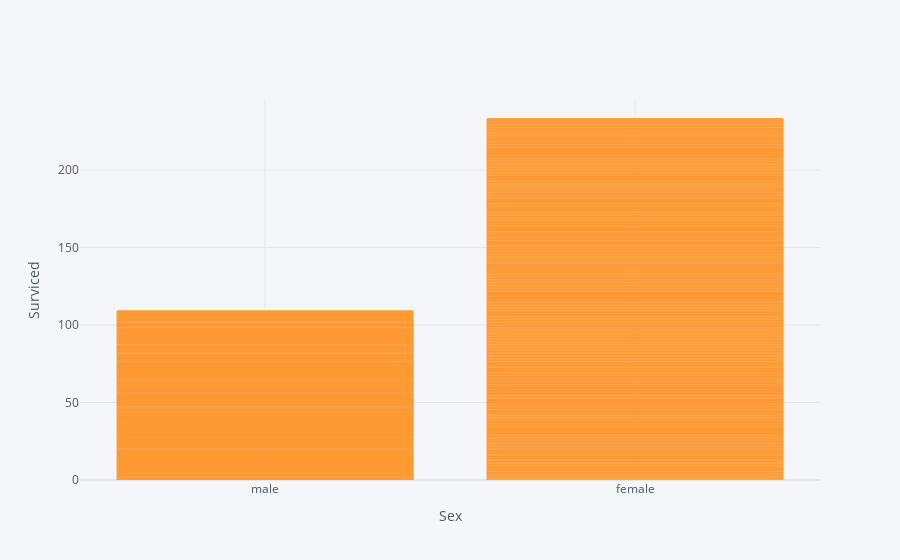

Here is the notebook cell this chart was saved with:
### Code cell
df1.iplot(x = 'sex', y = 'survived', kind = 'bar', xTitle = "Sex", yTitle = "Surviced")

### Figure 1 — Plotly figure (JSON) as saved in the notebook; plotly's stock layout.template omitted (floating-point values rounded to 4 significant figures; data arrays with more than 128 entries replaced by an {"elided": "..."} marker saying what was removed)
{"data": [{"marker": {"color": "rgba(255, 153, 51, 0.6)", "line": {"color": "rgba(255, 153, 51, 1.0)", "width": 1}}, "name": "survived", "orientation": "v", "text": "", "type": "bar", "x": {"elided": "891 str values"}, "y": {"elided": "891 int values"}}], "layout": {"legend": {"bgcolor": "#F5F6F9", "font": {"color": "#4D5663"}}, "paper_bgcolor": "#F5F6F9", "plot_bgcolor": "#F5F6F9", "title": {"font": {"color": "#4D5663"}}, "xaxis": {"gridcolor": "#E1E5ED", "showgrid": true, "tickfont": {"color": "#4D5663"}, "title": {"font": {"color": "#4D5663"}, "text": "Sex"}, "zerolinecolor": "#E1E5ED"}, "yaxis": {"gridcolor": "#E1E5ED", "showgrid": true, "tickfont": {"color": "#4D5663"}, "title": {"font": {"color": "#4D5663"}, "text": "Surviced"}, "zerolinecolor": "#E1E5ED"}}}
